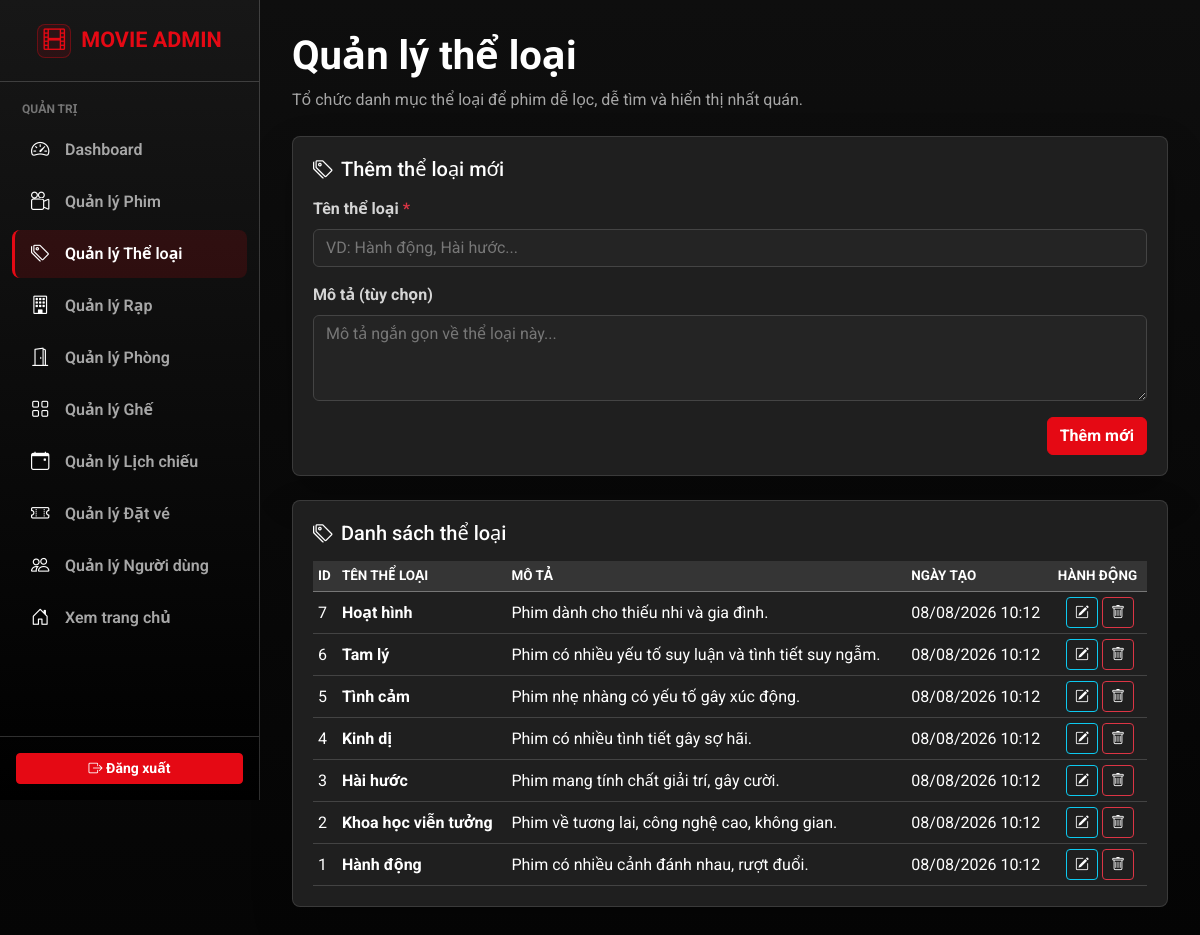
The page /frontend/admin/manage_genres.php (signed in) on the database its author committed.
### tables this page shows
CREATE TABLE genres
(
    id          INT PRIMARY KEY AUTO_INCREMENT,
    name        VARCHAR(50) NOT NULL UNIQUE,
    description TEXT        NULL,
    created_at  TIMESTAMP DEFAULT CURRENT_TIMESTAMP,
    updated_at  TIMESTAMP DEFAULT CURRENT_TIMESTAMP ON UPDATE CURRENT_TIMESTAMP
);

### backend/app/init.php (called while the page is built, shortened)
<?php
spl_autoload_register(function ($class_name) {
    $prefix = 'App\\';
    $base_dir = __DIR__ . '/';
    $len = strlen($prefix);
    $relative_class = substr($class_name, $len);
    $file = $base_dir . str_replace('\\', '/', $relative_class) . '.php';
});

### backend/app/Config/Database.php (called while the page is built, shortened)
<?php
class Database {
    private static $connection = null;
    public static function getConnection() {
        if (self::$connection === null) {
            $host     = getenv('DB_HOST') ?: 'localhost';
            $username = getenv('DB_USER') ?: 'root';
            $password = getenv('DB_PASSWORD') !== false ? getenv('DB_PASSWORD') : '';
            $database = getenv('DB_NAME') ?: 'movie_ticket_booking';
            $port     = getenv('DB_PORT') ?: 3306;
            $conn = mysqli_connect($host, $username, $password, $database, (int)$port);
            mysqli_set_charset($conn, "utf8mb4");
            self::$connection = $conn;
        }
        return self::$connection;
    }
}

### backend/app/Controllers/GenreController.php (called while the page is built, shortened)
<?php
class GenreController {
    private $service;
    public function __construct() {
        $this->service = new GenreService();
    }
    public function getAllGenres() {
        return $this->service->getAllGenres();
    }
}

### backend/app/Services/GenreService.php (called while the page is built, shortened)
<?php
class GenreService {
    private $model;
    public function __construct() {
        $this->model = new GenreModel();
    }
    public function getAllGenres() {
        return $this->model->getAll();
    }
}

### backend/app/Models/GenreModel.php (called while the page is built, shortened)
<?php
class GenreModel {
    private $conn;
    public function __construct() {
        $this->conn = Database::getConnection();
    }
    public function getAll() {
        $query = "SELECT * FROM genres ORDER BY id DESC";
        $result = mysqli_query($this->conn, $query);
        $genres = [];
        if ($result) {
            while ($row = mysqli_fetch_assoc($result)) {
                $genres[] = $row;
            }
        }
        return $genres;
    }
}

### frontend/admin/manage_genres.php (the view, shortened to what this page needs)
<?php
require_once '../../backend/app/init.php';
require_once 'admin_header.php';
require_once 'admin_sidebar.php';
$controller = new GenreController();
$edit_genre = null;
$genres_list = $controller->getAllGenres();
?>
<div class="container-fluid">
    <div class="admin-page-header d-flex flex-column flex-lg-row justify-content-between align-items-start gap-3 mb-4">
        <div>
            <h1 class="mb-0 text-white fw-bold">Quản lý thể loại</h1>
            <p class="mb-0 mt-2 text-muted">Tổ chức danh mục thể loại để phim dễ lọc, dễ tìm và hiển thị nhất quán.</p>
        </div>
    </div>
    <div class="admin-card mb-4">
        <h5 class="mb-3 text-white"><i class="bi bi-tags me-2"></i><?= $edit_genre ? 'Cập nhật thể loại' : 'Thêm thể loại mới' ?></h5>
        <form action="manage_genres.php" method="POST">
            <div class="mb-3">
                <label class="form-label">Tên thể loại <span class="text-danger">*</span></label>
                <input type="text" class="form-control" name="name" required placeholder="VD: Hành động, Hài hước..." value="<?= htmlspecialchars($edit_genre['name'] ?? '') ?>">
            </div>
            <div class="mb-3">
                <label class="form-label">Mô tả (tùy chọn)</label>
                <textarea class="form-control" name="description" rows="3" placeholder="Mô tả ngắn gọn về thể loại này..."><?= htmlspecialchars($edit_genre['description'] ?? '') ?></textarea>
            </div>
            <div class="mt-3 text-end">
                <button type="submit" class="btn btn-netflix-red">
                    <?= $edit_genre ? 'Lưu thay đổi' : 'Thêm mới' ?>
                </button>
            </div>
        </form>
    </div>
    <div class="admin-card">
        <h5 class="mb-3 text-white"><i class="bi bi-tags me-2"></i>Danh sách thể loại</h5>
        <div class="table-responsive">
            <table class="table table-hover admin-table align-middle mb-0">
                <thead>
                    <tr>
                        <th>ID</th>
                        <th>Tên thể loại</th>
                        <th>Mô tả</th>
                        <th>Ngày tạo</th>
                        <th>Hành động</th>
                    </tr>
                </thead>
                <tbody>
                    <?php if (!empty($genres_list)): ?>
                        <?php foreach ($genres_list as $genre): ?>
                            <tr>
                                <td><?= $genre['id'] ?></td>
                                <td><strong><?= htmlspecialchars($genre['name']) ?></strong></td>
                                <td><?= htmlspecialchars($genre['description'] ?? 'Không có mô tả') ?></td>
                                <td><?= date('d/m/Y H:i', strtotime($genre['created_at'])) ?></td>
                                <td class="text-center">
                                    <div class="d-flex gap-1 justify-content-center">
                                        <a href="manage_genres.php?edit_id=<?= $genre['id'] ?>" class="btn btn-sm btn-outline-info admin-icon-btn" title="Sửa thể loại">
                                            <i class="bi bi-pencil-square"></i>
                                        </a>
                                        <form action="" method="POST" class="d-inline" onsubmit="return confirm('Bạn có chắc chắn muốn xóa thể loại này? Phim thuộc thể loại này sẽ bị gỡ thẻ.');">
                                            <button type="submit" class="btn btn-sm btn-outline-danger admin-icon-btn" title="Xóa thể loại" aria-label="Xóa thể loại">
                                                <i class="bi bi-trash"></i>
                                            </button>
                                        </form>
                                    </div>
                                </td>
                            </tr>
                        <?php endforeach; ?>
                    <?php endif; ?>
                </tbody>
            </table>
        </div>
    </div>
</div>
<?php require_once 'admin_footer.php'; ?>

### frontend/css/admin.css (style rules this page uses)
:root { --admin-bg: #0a0a0a; --admin-surface: #1f1f1f; --admin-surface-soft: #242424; --admin-surface-head: #353535; --admin-sidebar: #000000; --admin-border: rgba(255, 255, 255, 0.18); --admin-border-soft: rgba(255, 255, 255, 0.12); --admin-text: #f5f5f5; --admin-muted: #a7a7a7; --admin-danger: #e50914; --admin-danger-hover: #b20710; --admin-radius: 8px; --admin-sidebar-width: 260px; }
body { min-height: 100vh; margin: 0; background: linear-gradient(180deg, #0e0e0e 0%, var(--admin-bg) 45%, #050505 100%); color: var(--admin-text); font-family: "Roboto", "Segoe UI", Arial, sans-serif; }
a, a:hover { color: inherit; }
.text-muted { color: var(--admin-muted) !important; }
.admin-content .container-fluid { padding-right: 0; padding-left: 0; }
.admin-card { padding: 20px; overflow: hidden; border: 1px solid var(--admin-border-soft); border-radius: var(--admin-radius); background: var(--admin-surface); color: var(--admin-text); box-shadow: 0 18px 40px rgba(0, 0, 0, 0.24); }
.table-responsive { background: var(--admin-surface); }
.admin-table { --bs-table-bg: var(--admin-surface); --bs-table-color: var(--admin-text); --bs-table-border-color: rgba(255, 255, 255, 0.16); --bs-table-hover-bg: #2b2b2b; --bs-table-hover-color: #ffffff; margin: 0; }
.admin-table thead th { border-bottom: 1px solid rgba(255, 255, 255, 0.32) !important; background: var(--admin-surface-head) !important; color: #ffffff !important; font-size: 0.84rem; font-weight: 700; text-transform: uppercase; }
.admin-table td, .admin-table th { padding: 5px; vertical-align: middle; }
.admin-table td, .admin-table td i, .admin-table strong { color: #ffffff; }
.btn-netflix-red { border: 1px solid var(--admin-danger); background: var(--admin-danger); color: #ffffff; font-weight: 700; }
.form-label { color: #d5d5d5; font-weight: 700; }
.form-control, .form-select { border-color: #444444; background-color: var(--admin-surface-soft); color: var(--admin-text); }
.form-control::placeholder { color: #777777; }

### rows shown on the page
genres: id "7", name "Hoạt hình", description "Phim dành cho thiếu nhi và gia đình.", created_at "08/08/2026 10:12"
genres: id "6", name "Tam lý", description "Phim có nhiều yếu tố suy luận và tình tiết suy ngẫm.", created_at "08/08/2026 10:12"
genres: id "5", name "Tình cảm", description "Phim nhẹ nhàng có yếu tố gây xúc động.", created_at "08/08/2026 10:12"
genres: id "4", name "Kinh dị", description "Phim có nhiều tình tiết gây sợ hãi.", created_at "08/08/2026 10:12"
genres: id "3", name "Hài hước", description "Phim mang tính chất giải trí, gây cười.", created_at "08/08/2026 10:12"
genres: id "2", name "Khoa học viễn tưởng", description "Phim về tương lai, công nghệ cao, không gian.", created_at "08/08/2026 10:12"
genres: id "1", name "Hành động", description "Phim có nhiều cảnh đánh nhau, rượt đuổi.", created_at "08/08/2026 10:12"
